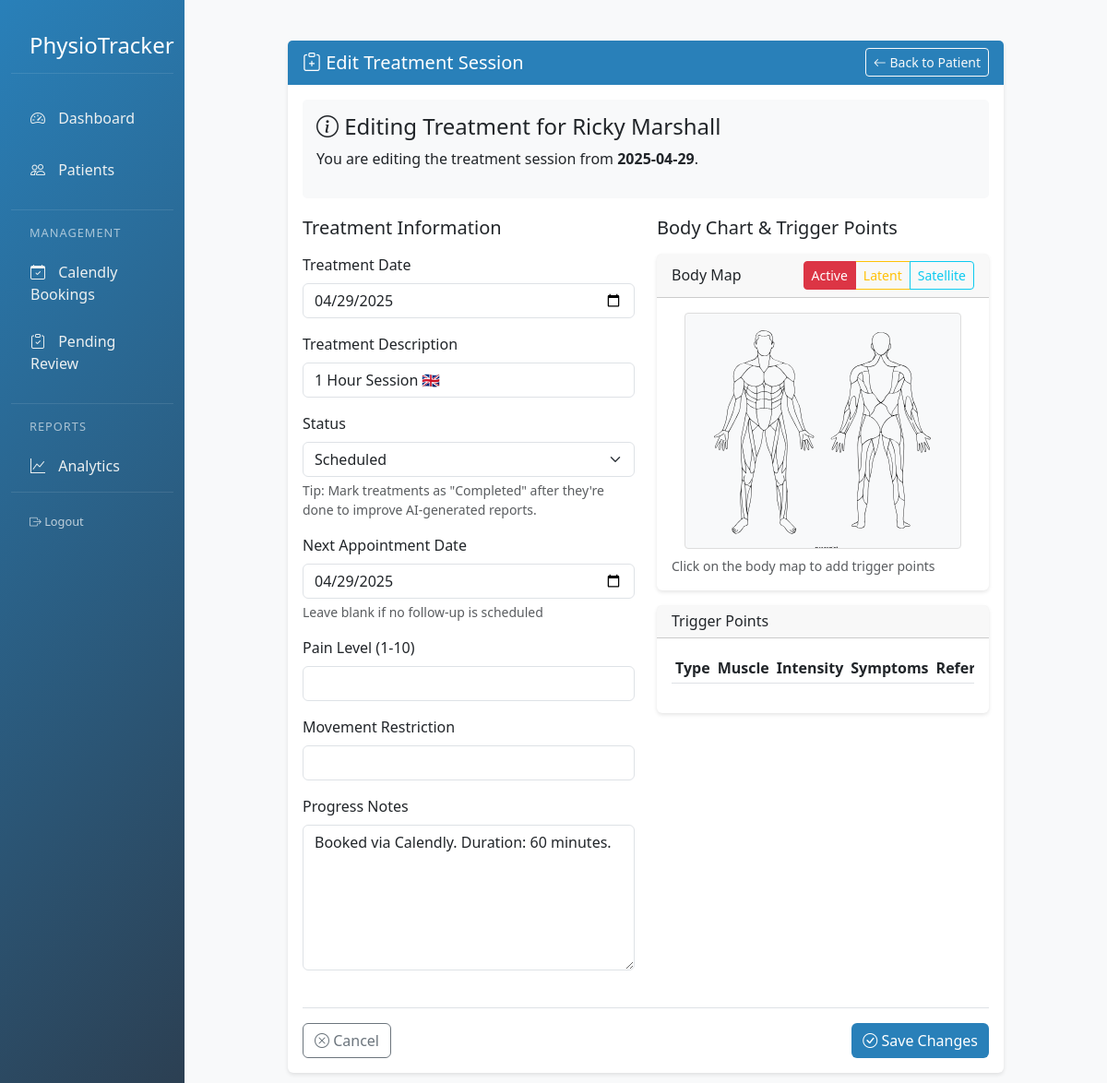
/treatment/81/edit, run on the app's committed database.
### app/models.py (models this page shows)
class Patient(db.Model):
    __tablename__ = 'patient'
    id = db.Column(db.Integer, primary_key=True)
    name = db.Column(db.String(100), nullable=False)
    date_of_birth = db.Column(db.Date)
    contact = db.Column(db.String(100))
    diagnosis = db.Column(db.String(200))
    treatment_plan = db.Column(db.Text)
    notes = db.Column(db.Text)
    status = db.Column(db.String(20), default='Active')
    created_at = db.Column(db.DateTime, default=datetime.utcnow)
    treatments = db.relationship('Treatment', backref='patient', lazy=True)

class Treatment(db.Model):
    id = db.Column(db.Integer, primary_key=True)
    patient_id = db.Column(db.Integer, db.ForeignKey('patient.id'), nullable=False)
    date = db.Column(db.DateTime, nullable=False, default=datetime.utcnow)
    description = db.Column(db.Text, nullable=False)
    progress_notes = db.Column(db.Text)
    next_appointment = db.Column(db.DateTime)
    status = db.Column(db.String(20), default='Scheduled')
    created_at = db.Column(db.DateTime, default=datetime.utcnow)
    pain_level = db.Column(db.Integer)
    movement_restriction = db.Column(db.String(50))
    evaluation_data = db.Column(db.JSON)
    trigger_points = db.relationship('TriggerPoint', backref='treatment', lazy=True)

### app/routes/main.py (the view, shortened to what this page needs)
@main.route('/treatment/<int:id>/edit', methods=['GET', 'POST'])
def edit_treatment(id):
    treatment = Treatment.query.get_or_404(id)
    patient = treatment.patient
    return render_template('edit_treatment.html', treatment=treatment, patient=patient)

### app/templates/edit_treatment.html (shortened to what this page needs)
{% extends "base.html" %}
{% block content %}
<div class="container py-4">
    <div class="row justify-content-center">
        <div class="col-md-10">
            <div class="card">
                <div class="card-header bg-primary text-white d-flex justify-content-between align-items-center">
                    <h5 class="mb-0">
                        <i class="bi bi-clipboard-plus"></i> Edit Treatment Session
                    </h5>
                    <a href="{{ url_for('main.patient_detail', id=patient.id) }}" class="btn btn-outline-light btn-sm">
                        <i class="bi bi-arrow-left"></i> Back to Patient
                    </a>
                </div>
                <div class="card-body">
                    <div style="background-color: #f8f9fa; padding: 15px; margin-bottom: 20px; border-radius: 5px;">
                        <h4><i class="bi bi-info-circle"></i> Editing Treatment for {{ patient.name }}</h4>
                        <p>You are editing the treatment session from <strong>{{ treatment.date.strftime('%Y-%m-%d') }}</strong>.</p>
                    </div>
                    <form action="{{ url_for('main.edit_treatment', id=treatment.id) }}" method="POST" id="editTreatmentForm">
                        <div class="row">
                            <div class="col-md-6">
                                <h5 class="mb-3">Treatment Information</h5>
                                <div class="mb-3">
                                    <label for="date" class="form-label">Treatment Date</label>
                                    <input type="date" class="form-control" id="date" name="date"
                                           value="{{ treatment.date.strftime('%Y-%m-%d') }}" required>
                                </div>
                                <div class="mb-3">
                                    <label for="description" class="form-label">Treatment Description</label>
                                    <input type="text" class="form-control" id="description" name="description"
                                           value="{{ treatment.description }}" required>
                                </div>
                                <div class="mb-3">
                                    <label for="status" class="form-label">Status</label>
                                    <select class="form-select" id="status" name="status">
                                        <option value="Scheduled" {% if treatment.status == 'Scheduled' %}selected{% endif %}>Scheduled</option>
                                    </select>
                                    <div class="form-text text-muted">
                                        Tip: Mark treatments as "Completed" after they're done to improve AI-generated reports.
                                    </div>
                                </div>
                                <div class="mb-3">
                                    <label for="next_appointment" class="form-label">Next Appointment Date</label>
                                    <input type="date" class="form-control" id="next_appointment" name="next_appointment"
                                           value="{{ treatment.next_appointment.strftime('%Y-%m-%d') if treatment.next_appointment else '' }}">
                                    <div class="form-text">Leave blank if no follow-up is scheduled</div>
                                </div>
                                <div class="mb-3">
                                    <label for="pain_level" class="form-label">Pain Level (1-10)</label>
                                    <input type="number" class="form-control" id="pain_level" name="pain_level"
                                           min="1" max="10" value="{{ treatment.pain_level or '' }}">
                                </div>
                                <div class="mb-3">
                                    <label for="movement_restriction" class="form-label">Movement Restriction</label>
                                    <input type="text" class="form-control" id="movement_restriction" name="movement_restriction"
                                           value="{{ treatment.movement_restriction or '' }}">
                                </div>
                                <div class="mb-3">
                                    <label for="progress_notes" class="form-label">Progress Notes</label>
                                    <textarea class="form-control" id="progress_notes" name="progress_notes"
                                              rows="6">{{ treatment.progress_notes }}</textarea>
                                </div>
                            </div>
                            <div class="col-md-6">
                                <h5 class="mb-3">Body Chart & Trigger Points</h5>
                                <div class="card mb-3">
                                    <div class="card-header">
                                        <div class="d-flex justify-content-between align-items-center">
                                            <h6 class="mb-0">Body Map</h6>
                                            <div class="btn-group btn-group-sm" role="group">
                                                <button type="button" class="btn btn-outline-danger active" data-point-type="active">Active</button>
                                                <button type="button" class="btn btn-outline-warning" data-point-type="latent">Latent</button>
                                                <button type="button" class="btn btn-outline-info" data-point-type="satellite">Satellite</button>
                                            </div>
                                        </div>
                                    </div>
                                    <div class="card-body">
                                        <div class="body-map-container">
                                            <img src="{{ url_for('static', filename='images/bodychart.svg') }}" class="body-map" id="bodyMapImage" alt="Body chart">
                                            <svg class="body-map-overlay" viewBox="0 0 200 400" xmlns="http://www.w3.org/2000/svg">
                                                <g id="triggerPoints"></g>
                                            </svg>
                                        </div>
                                        <div class="text-muted small mt-2">Click on the body map to add trigger points</div>
                                    </div>
                                </div>
                                <div class="card">
                                    <div class="card-header">
                                        <h6 class="mb-0">Trigger Points</h6>
                                    </div>
                                    <div class="card-body">
                                        <div class="table-responsive">
                                            <table class="table table-sm">
                                                <thead>
                                                    <tr>
                                                        <th>Type</th>
                                                        <th>Muscle</th>
                                                        <th>Intensity</th>
                                                        <th>Symptoms</th>
                                                        <th>Referral</th>
                                                    </tr>
                                                </thead>
                                            </table>
                                        </div>
                                    </div>
                                </div>
                            </div>
                        </div>
                        <div class="d-flex justify-content-between mt-4 pt-3 border-top">
                            <a href="{{ url_for('main.patient_detail', id=patient.id) }}" class="btn btn-outline-secondary">
                                <i class="bi bi-x-circle"></i> Cancel
                            </a>
                            <button type="submit" class="btn btn-primary">
                                <i class="bi bi-check-circle"></i> Save Changes
                            </button>
                        </div>
                    </form>
                </div>
            </div>
        </div>
    </div>
</div>
{% endblock %}

### app/templates/base.html (style rules this page uses)
:root { --primary-color: #2980b9; --secondary-color: #2980b9; --accent-color: #e74c3c; }
.card { border: none; box-shadow: 0 2px 4px rgba(0,0,0,0.1); transition: transform 0.2s; }
.btn-primary { background-color: var(--primary-color); border: none; }
.badge.bg-primary, .btn-primary, .bg-primary { background-color: #2980b9 !important; border-color: #2980b9 !important; }
a { color: #2980b9; }
.btn-outline-secondary { color: #6c757d; border-color: #6c757d; }
.btn-primary, .btn-primary:focus, .btn-primary:active, .btn-primary:not(:disabled):not(.disabled):active { background-color: #2980b9 !important; border-color: #2980b9 !important; }
.bg-primary { background-color: #2980b9 !important; }

### app/templates/edit_treatment.html (style rules this page uses)
.body-map-container { width: 100%; max-width: 300px; margin: 0 auto; position: relative; cursor: crosshair; }
.body-map { width: 100%; height: auto; display: block; border: 1px solid #ddd; border-radius: 4px; background-color: #f8f9fa; }
.body-map-overlay { position: absolute; top: 0; left: 0; width: 100%; height: 100%; pointer-events: none; z-index: 10; }

### data on the page
Patient: name "Ricky Marshall"
Treatment: date "2025-04-29", date "04/29/2025", description "1 Hour Session 🇬🇧", status "Scheduled", next_appointment "04/29/2025", progress_notes "Booked via Calendly. Duration: 60 minutes."
